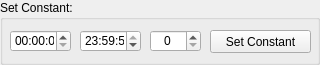
             <widget class="QGroupBox" name="groupBox">
              <property name="minimumSize">
               <size>
                <width>0</width>
                <height>65</height>
               </size>
              </property>
              <property name="maximumSize">
               <size>
                <width>16777215</width>
                <height>65</height>
               </size>
              </property>
              <property name="title">
               <string>Set Constant:</string>
              </property>
              <widget class="QPushButton" name="editor_constant_pushButton">
               <property name="enabled">
                <bool>true</bool>
               </property>
               <property name="geometry">
                <rect>
                 <x>210</x>
                 <y>30</y>
                 <width>101</width>
                 <height>23</height>
                </rect>
               </property>
               <property name="text">
                <string>Set Constant</string>
               </property>
              </widget>
              <widget class="QTimeEdit" name="editor_start_timeEdit">
               <property name="geometry">
                <rect>
                 <x>10</x>
                 <y>30</y>
                 <width>61</width>
                 <height>22</height>
                </rect>
               </property>
              </widget>
              <widget class="QTimeEdit" name="editor_end_timeEdit">
               <property name="geometry">
                <rect>
                 <x>80</x>
                 <y>30</y>
                 <width>61</width>
                 <height>22</height>
                </rect>
               </property>
               <property name="dateTime">
                <datetime>
                 <hour>23</hour>
                 <minute>59</minute>
                 <second>59</second>
                 <year>2000</year>
                 <month>1</month>
                 <day>1</day>
                </datetime>
               </property>
              </widget>
              <widget class="QSpinBox" name="editor_constant_spinBox">
               <property name="geometry">
                <rect>
                 <x>150</x>
                 <y>30</y>
                 <width>51</width>
                 <height>22</height>
                </rect>
               </property>
               <property name="alignment">
                <set>Qt::AlignCenter</set>
               </property>
               <property name="minimum">
                <number>0</number>
               </property>
               <property name="maximum">
                <number>124</number>
               </property>
              </widget>
             </widget>
